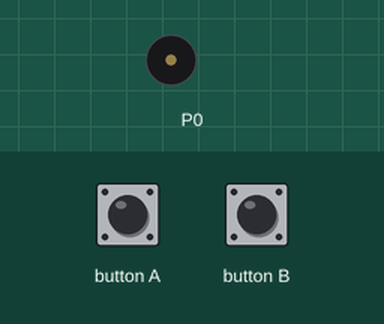
Simulated run of this program. Board: BBC micro:bit (MakeCode). Parts: buzzer (waves = sounding). The inputs (shaded band) are chosen by the test bench.

Above: at 1.2 s.
1.3 s: button A pressed for 0.15 s
At 1.8 s:
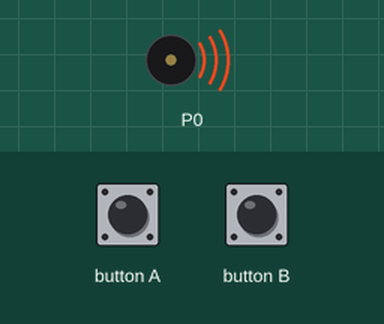
4.4 s: button B pressed for 0.15 s
Timing chart, 0 to 10.1 s (numbered marks = the images above; inputs shaded):
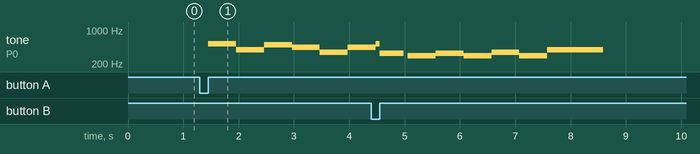

The program:

main.ts
```typescript
input.onButtonPressed(Button.A, function () {
    music.play(music.stringPlayable("C5 G B A F A C5 B ", 120), music.PlaybackMode.UntilDone)
})
input.onButtonPressed(Button.B, function () {
    music.play(music.stringPlayable("E D E D F D G G ", 120), music.PlaybackMode.UntilDone)
})
```

test.ts
```typescript
// aquí va el archivo "tests"; esto no se compilará cuando este paquete se utilice como una extensión.
```

Measured:
- after the input at 1.3 s, tone on P0: plays 523 Hz for 0.51 s, 392 Hz for 0.51 s, 494 Hz for 0.51 s, 440 Hz for 0.51 s, 349 Hz for 0.51 s, 440 Hz for 0.42 s, starting after 0.15 s
